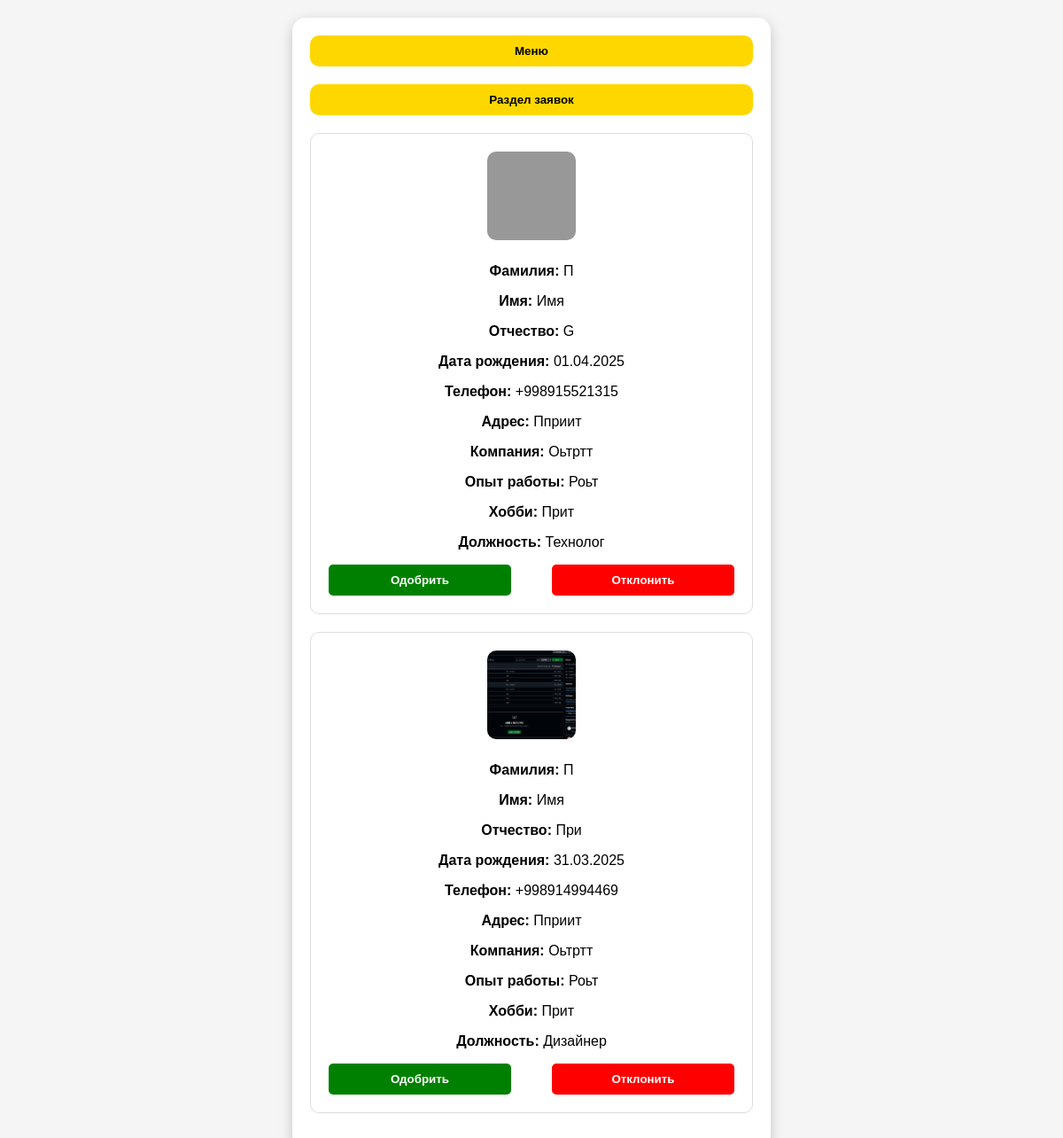
The app's page /applications/ (signed in) with its own data.
### backend/models.py (models this page shows)
class Profile(models.Model):
    POSITION_CHOICES = [
        ("manager", "Менеджер"),
        ("admin", "Администратор"),
        ("supplier", "Снабженец"),
        ("chief", "Главный ЦЕХа"),
        ("installer", "Установщик"),
        ("technologist", "Технолог"),
        ("designer", "Дизайнер"),
    ]
    username = models.OneToOneField(User, on_delete=models.CASCADE, related_name='profile')
    name = models.CharField(max_length=200, null=True, blank=True, default=None)
    lastname = models.CharField(max_length=200, null=True, blank=True, default=None)
    middle_name = models.CharField(max_length=200, null=True, blank=True, default=None)
    date_birth = models.DateField(null=True, blank=True, default=None)
    phone = PhoneNumberField(blank=True)
    adress = models.CharField(max_length=200,blank=True)
    last_job=models.CharField(max_length=200,blank=True)
    work_exp=models.CharField(max_length=200,blank=True)
    position = models.CharField(max_length=20, choices=POSITION_CHOICES)
    hobby=models.CharField(max_length=60,blank=True)
    photo = models.ImageField(blank=True, upload_to='pictures/')
    approve=models.BooleanField(default=False)

### backend/views.py (the view, shortened to what this page needs)
# urls.py: path('applications/',views.Applications.as_view(),name='apply'),
class Applications(LoginRequiredMixin,TemplateView):
   template_name = 'applications.html'
   login_url = reverse_lazy('login')
   def get_context_data(self, *, object_list=None, **kwargs):
      context = super().get_context_data(**kwargs)
      context['profile']=Profile.objects.filter(approve=False).order_by('-id')
      return context

### backend/templates/applications.html (shortened to what this page needs)
{% if request.user.profile.approve %}
<!DOCTYPE html>
<html lang="ru">
<head>
</head>
<body>
    <div class="container">
        <button  class="header-btn" onclick="window.location.href='{% url 'dashboard' %}'">Меню</button>
        <button class="header-btn">Раздел заявок</button>
        <div class="applications">
            {% for item in profile %}
            <form action="" method="POST">
            <div class="application">
                <img src="/{{item.photo}}" alt="Фото сотрудника" class="photo-placeholder">
                <div class="info">
                    <p><strong>Фамилия:</strong> {{item.lastname}}</p>
                    <p><strong>Имя:</strong> {{item.name}}</p>
                    <p><strong>Отчество:</strong> {{item.middle_name}}</p>
                    <p><strong>Дата рождения:</strong> {{ item.date_birth|date:"d.m.Y" }}</p>
                    <p><strong>Телефон:</strong> {{item.phone}}</p>
                    <p><strong>Адрес:</strong> {{item.adress}}</p>
                    <p><strong>Компания:</strong> {{item.last_job}}</p>
                    <p><strong>Опыт работы:</strong> {{item.work_exp}}</p>
                    <p><strong>Хобби:</strong> {{item.hobby}}</p>
                    <p><strong>Должность:</strong> {{item.get_position_display }}</p>
                </div>
                <div class="buttons">
                    <button class="approve" value="approve" name="action">Одобрить</button>
                    <button class="reject" value="reject" name="action">Отклонить</button>
                </div>
            </div>
                 </form>
            {% endfor %}
        </div>
    </div>
</body>
</html>
{% endif %}

### backend/templates/applications.html (style rules this page uses)
body { font-family: 'Arial', sans-serif; background-color: #f5f5f5; margin: 0; padding: 20px; display: flex; justify-content: center; align-items: center; }
.container { background: white; padding: 20px; border-radius: 15px; box-shadow: 0 5px 15px rgba(0, 0, 0, 0.2); max-width: 90%; width: 500px; text-align: center; }
.header-btn { background: gold; color: black; font-weight: bold; padding: 10px 20px; border: none; border-radius: 10px; cursor: pointer; width: 100%; margin-bottom: 20px; }
.application { padding: 20px; border: 1px solid #ddd; border-radius: 10px; margin-bottom: 20px; background: #fff; display: flex; flex-direction: column; align-items: center; }
.photo-placeholder { width: 100px; height: 100px; border-radius: 10px; margin-bottom: 10px; object-fit: cover; }
.buttons { display: flex; justify-content: space-between; width: 100%; }
.approve, .reject { padding: 10px 15px; border: none; border-radius: 5px; cursor: pointer; font-weight: bold; width: 45%; }
.approve { background: green; color: white; }
.reject { background: red; color: white; }

### records on screen
Profile: photo (picture), lastname "П", name "Имя", middle_name "G", date_birth "01.04.2025", phone "+998915521315", adress "Пприит", last_job "Оьтртт", work_exp "Роьт", hobby "Прит", position "Технолог"
Profile: photo (picture), lastname "П", name "Имя", middle_name "При", date_birth "31.03.2025", phone "+998914994469", adress "Пприит", last_job "Оьтртт", work_exp "Роьт", hobby "Прит", position "Дизайнер"
